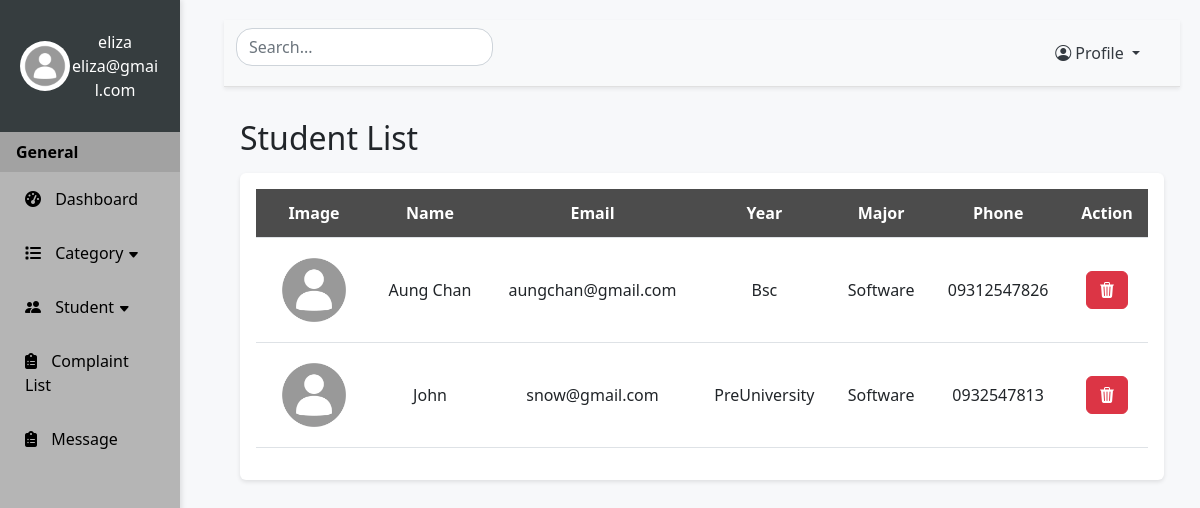
Page /viewStudent (signed in) on the earlier database version.
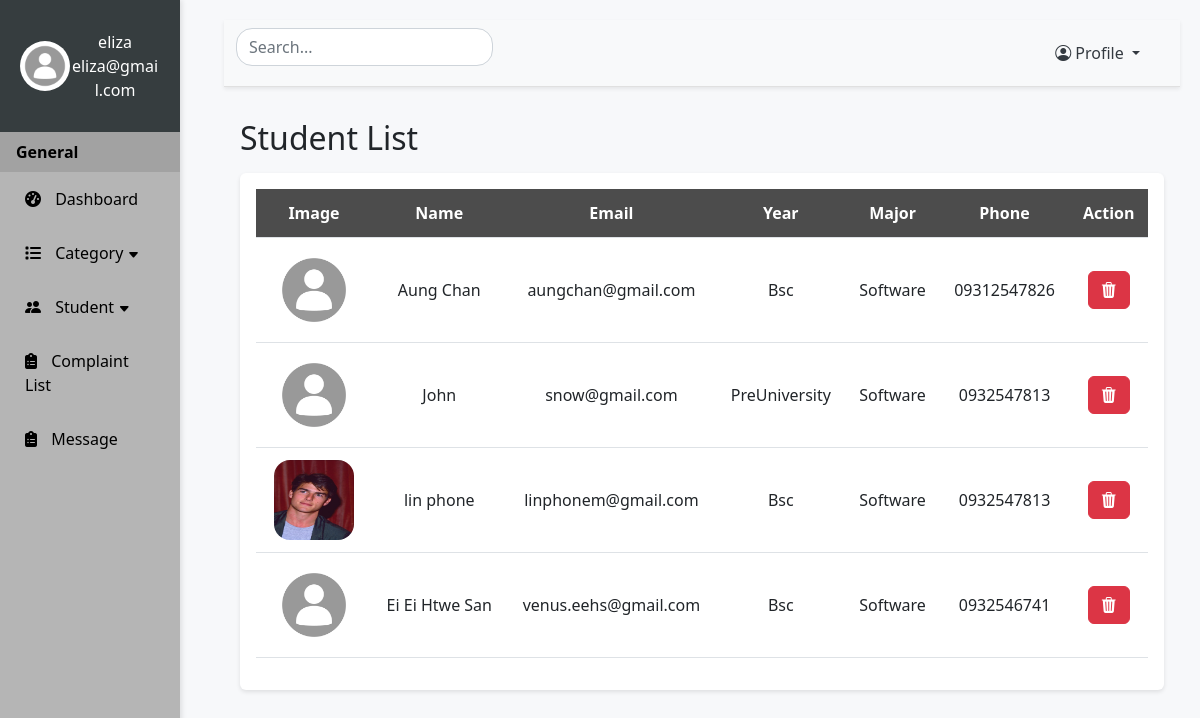
Same page on the later database version.
### website/models.py (models this page shows)
class Student(db.Model):
    id = db.Column(db.Integer, primary_key=True)
    student_name = db.Column(db.String(255), nullable=False)
    student_email = db.Column(db.String(255), nullable=False)
    student_password = db.Column(db.String(255), nullable=False)
    student_image = db.Column(db.String(255), nullable=False)
    student_year = db.Column(db.String(255), nullable=False)
    student_major = db.Column(db.String(255), nullable=False)
    student_phone = db.Column(db.String(255), nullable=False)
    complaints = db.relationship('Complaints')

### app.py (the view)
@app.route('/viewStudent', methods=['GET', 'POST'])
def viewStudent():
    if 'admin_id' not in session:
        return redirect(url_for('SignIn'))
    else:
        return viewstudent()

### website/adminfeatures.py (called while the page is built)
def viewstudent():
    students = Student.query.all()
    count = len(students)
    return render_template("adminstudent.html", students=students, count=count)

### website/templates/adminstudent.html (shortened to what this page needs)
{% extends "adminlayout.html" %} {% block title %}Student Page{% endblock%}
{% block content %}
<h2 class="my-3">Student List</h2>
<div class="p-3 mb-5 rounded table-responsive">
  <table class="table align-middle">
      <thead>
          <tr>
            <th>Image</th>
            <th>Name</th>
            <th>Email</th>
            <th>Year</th>
            <th>Major</th>
            <th>Phone</th>
            <th>Action</th>
          </tr>
      </thead>
      <tbody id="search-table-body">
        {% if count == 0 %}
          <tr>
            <td colspan="6"><h5 style="color: grey">There is no data ...</h5></td>
          </tr>
        {% else %}
          {% for student in students: %}
          <tr>
            <td>
              <img class="img-fluid rounded-4" style="width:80px; height:80px;background-size:cover" src="{{ url_for('static', filename='images/' + student.student_image) }}" alt="user photo">
            </td>
            <td class="searchedvalue">{{ student.student_name}}</td>
            <td class="searchedvalue">{{ student.student_email}}</td>
            <td>{{ student.student_year}}</td>
            <td>{{ student.student_major}}</td>
            <td>{{ student.student_phone}}</td>
            <td>
              <a class="btn btn-danger" onclick="deleteStudent({{ student.id }})"><i class="bi bi-trash3-fill"></i></a>
            </td>
          </tr>
          {% endfor %}
        {% endif %}
      </tbody>
  </table>
</div>
{% endblock %}

### website/templates/adminlayout.html (shortened to what this page needs)
<!DOCTYPE html>
<html lang="en">
<head>
    <link rel="stylesheet" href="https://cdn.jsdelivr.net/npm/bootstrap@5.2.3/dist/css/bootstrap.min.css">
    <link rel="stylesheet" href="https://cdnjs.cloudflare.com/ajax/libs/font-awesome/6.2.1/css/all.min.css">
    <link rel="stylesheet" href="https://cdn.jsdelivr.net/npm/bootstrap-icons@1.11.3/font/bootstrap-icons.min.css">
    <link rel="stylesheet" href="{{ url_for('static', filename='css/admincss.css') }}">
</head>
<body>
    <div class="row">
        <div class="col-lg-2 col-md-3 col-sm-2">
            <nav class="sidebar">
                <div class="text-center admin-details">
                    <div class="admin_details">
                            <img
                            src="{{ url_for('static', filename='images/' + session.get('admin')['admin_profile']) }}"
                            alt="Welcome Image"
                            class="img rounded-circle imgsizing"
                            />
                        <div>
                            <p>
                                {{ session.get('admin')['admin_name']}}
                            </p>
                            <div class="text-break">
                                <p>
                                    {{ session.get('admin')['admin_email']}}
                                </p>
                            </div>
                        </div>
                    </div>
                </div>
                <ul class="nav flex-column">
                    <li class="nav-item">
                        <strong class="nav-link general">General</strong>
                    </li>
                    <li class="nav-item">
                        <a href="/adminDashboard" class="nav-link"><i class="fas fa-tachometer-alt"></i> Dashboard</a>
                    </li>
                    <li class="nav-item">
                        <a href="#categorySubmenu" data-bs-toggle="collapse" class="nav-link"><i class="fas fa-list"></i> Category <i class="bi bi-caret-down-fill" style="font-size: 12px;"></i></a>
                    </li>
                    <li class="nav-item">
                        <a href="#studentsSubmenu" data-bs-toggle="collapse" class="nav-link"><i class="bi bi-people-fill"> </i>Student <i class="bi bi-caret-down-fill" style="font-size: 12px;"></i></a>
                    </li>
                    <li class="nav-item">
                        <a href="/viewComplaints" class="nav-link"><i class="fas fa-clipboard-list"></i> Complaint List</a>
                    </li>
                    <li class="nav-item">
                        <a href="/viewMessage" class="nav-link"><i class="fas fa-clipboard-list"></i> Message</a>
                    </li>
                </ul>
            </nav>
        </div>
        <div class="col-lg-10 col-md-9 col-sm-10">
            <div class="content">
                <nav class="navbar navbar-expand-lg navbar-light bg-light shadow-sm sticky-top">
                    <div class="container-fluid">
                        <div class="d-flex">
                            <input class="form-control rounded-4" type="text" placeholder="Search... " aria-label="Search" onkeyup="searchInfo()" id="searchInput">
                        </div>
                        <div class="collapse navbar-collapse" id="navbarNav">
                            <ul class="navbar-nav ms-auto">
                                <li class="nav-item dropdown">
                                    <a class="nav-link dropdown-toggle" style="margin-right:20px" href="#" id="navbarDropdown" role="button" data-bs-toggle="dropdown">
                                        <i class="bi bi-person-circle"></i> Profile
                                    </a>
                                </li>
                            </ul>
                        </div>
                    </div>
                </nav>
                <div class="p-3">
                    {% block content %} {% endblock %}
                </div>
            </div>
        </div>
    </div>
</body>
</html>

### website/static/css/admincss.css (style rules this page uses)
body { background-color: #f7f8fa; }
@media (min-width: 576px) { body { font-size: 0.8rem; } }
@media (min-width: 768px) { body { font-size: 0.9rem; } }
@media (min-width: 992px) { body { font-size: 0.9rem; } }
@media (min-width: 1200px) { body { font-size: 1rem; } }
.sidebar { height: 100%; width: auto; background-color: #b5b5b5; color: #fff; box-shadow: 2px 0 5px rgba(0, 0, 0, 0.1); }
.sidebar a { color: #000; text-decoration: none; display: block; padding: 15px 25px; transition: background-color 0.3s; }
@media (min-width: 1200px) { .sidebar a { padding: 15px 25px; } }
.sidebar .nav-item i { margin-right: 10px; }
.general { color: rgb(0, 0, 0); background-color: #a2a2a2; font-weight: 700; }
.content { padding: 20px; background-color: #f7f8fa; min-height: 100vh; min-width: auto; }
.admin_details { color: rgb(255, 255, 255); background-color: rgb(54, 61, 63); display: flex; flex-direction: column; align-items: center; }
.admin_details p { margin:0; font-weight:400; }
@media (min-width: 576px) { .admin_details { padding: 10px 5px; flex-direction: row; align-items: center; } }
@media (min-width: 768px) { .admin_details { padding: 15px 10px; flex-direction: row; align-items: center; } }
@media (min-width: 992px) { .admin_details { padding: 17px 12px; } }
@media (min-width: 1200px) { .admin_details { padding:30px 20px; } }
.imgsizing { width: 50px; height: 50px; float: left; }
@media (min-width: 576px) { .imgsizing { width: 30px; height: 30px; } }
@media (min-width: 768px) { .imgsizing { width: 30px; height: 30px; } }
@media (min-width: 992px) { .imgsizing { width: 40px; height: 40px; } }
@media (min-width: 1200px) { .imgsizing { width: 50px; height: 50px; } }
#searchInput { background-image: url("https://cdn1.iconfinder.com/data/icons/hawcons/32/698627-icon-111-search-512.png"); background-repeat: no-repeat; background-position: right center; background-size: 30px; margin-bottom: 12px; }
.navbar { background-color: #fff; border-bottom: 1px solid #e0e0e0; box-shadow: 0 2px 4px rgba(0, 0, 0, 0.1); }
.navbar .nav-link { color: #343a40; }
.table thead th { background-color: #4c4c4c; color: #fff; text-align: center; }
.table-responsive { background-color: #fff; padding: 10px; border-radius: 10px; box-shadow: 0 2px 4px rgba(0, 0, 0, 0.1); }
.table th, .table td { padding: 0.75rem; text-align: center; vertical-align: middle; }
.table td:first-child, .table th:first-child { width: 13%; }

Differences in the rows shown:
added Student: student_image (picture), student_name "lin phone", student_email "linphonem@gmail.com", student_year "Bsc", student_major "Software", student_phone "0932547813"
added Student: student_image (placeholder picture), student_name "Ei Ei Htwe San", student_email "venus.eehs@gmail.com", student_year "Bsc", student_major "Software", student_phone "0932546741"
